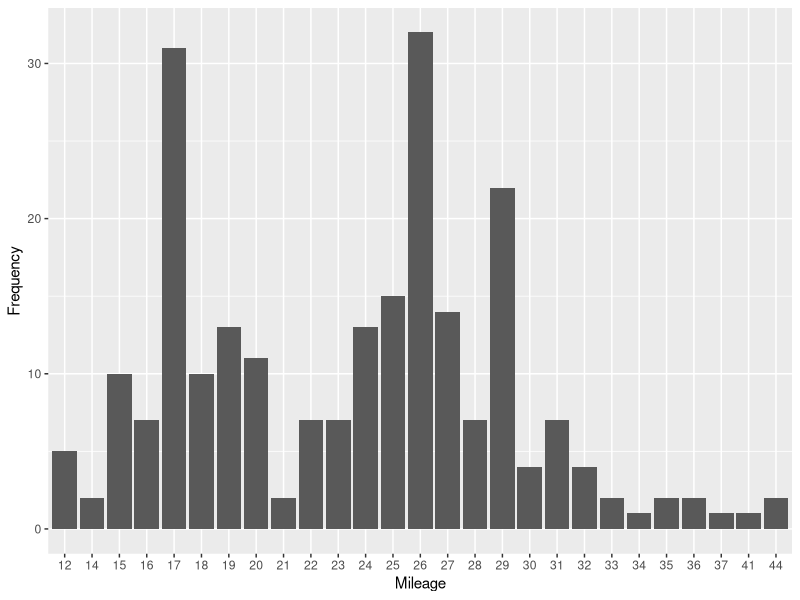
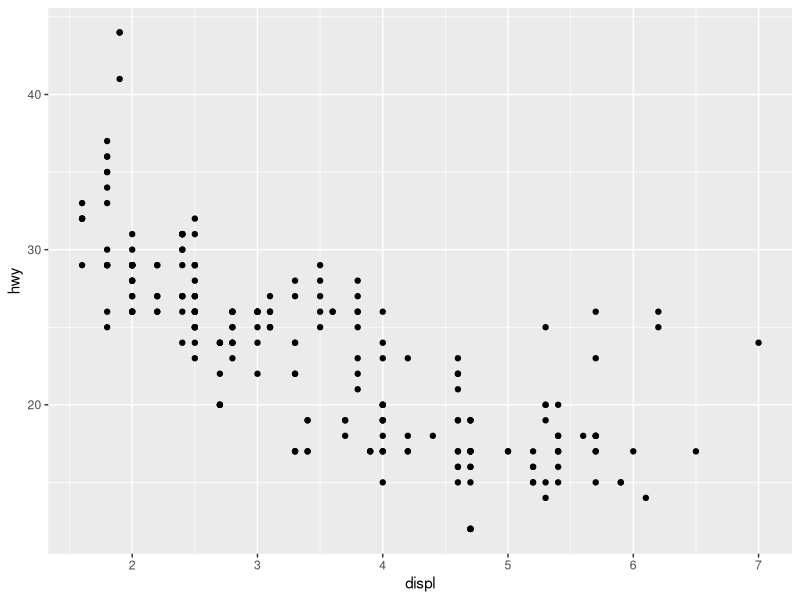
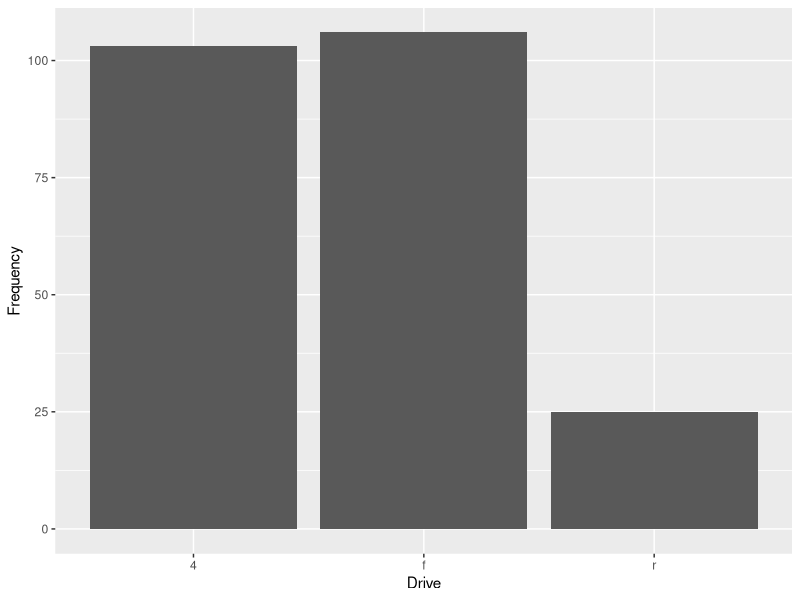
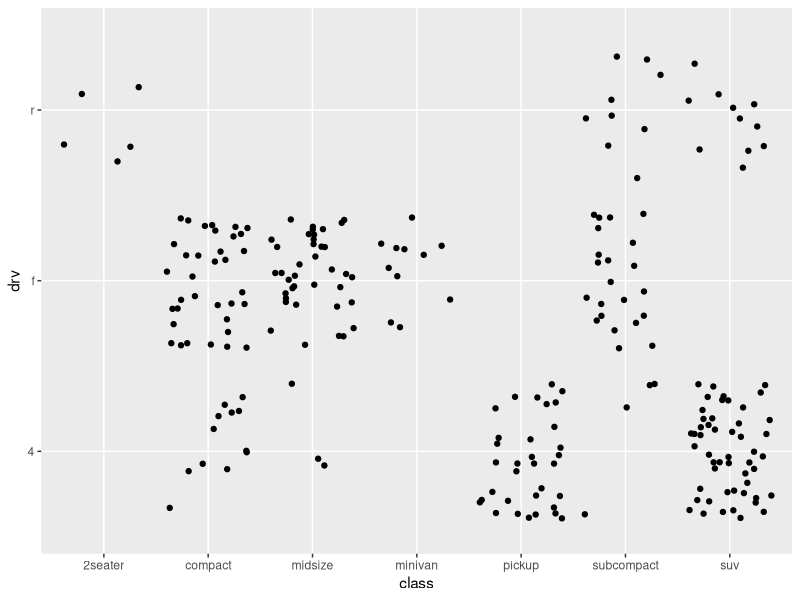
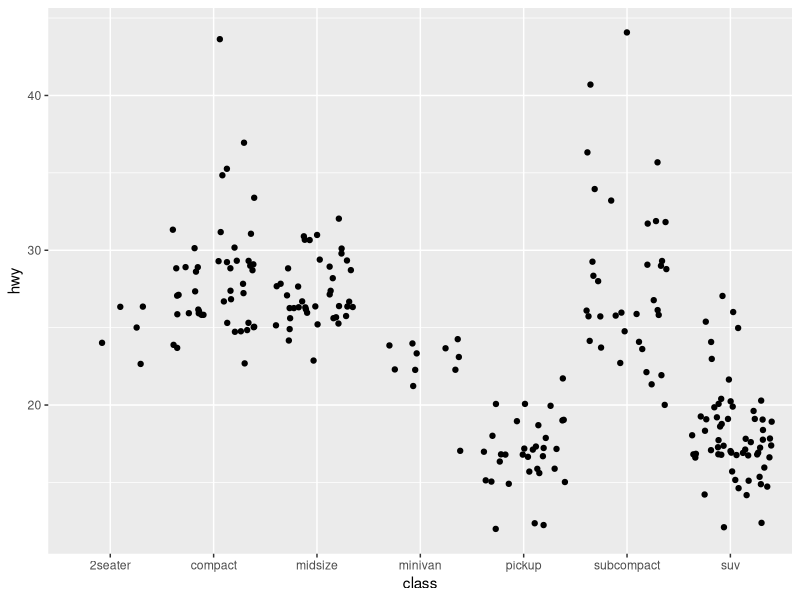

These charts were generated, in order, by the following R code:
require(ggplot2)
?mpg
head(mpg)
class(mpg)
str(mpg)

#a. A single quantitative variable. 
#frequency table of mileage.
t = table(mpg$hwy)
freq_t = as.data.frame(t)
colnames(freq_t) <- c("Mileage", "Frequency")
ggplot(data=freq_t, aes(x=Mileage, y=Frequency)) + geom_col()

#b. Relationship between any two quantitative variables
#Relationship between mileage and displacement.
ggplot(data=mpg, aes(x=displ, y=hwy))+geom_point()

#c. A single qualitative variable
#distribution of cars with respect to drive
t1 = table(mpg$drv)
freq_t1 = as.data.frame((t1))
colnames(freq_t1) <- c("Drive", "Frequency")
ggplot(data=freq_t1, aes(x=Drive, y=Frequency)) + geom_col()

#d. Relationship between any two qualitative variables
#Relationship between class and drive 
ggplot(data=mpg, aes(x=class, y=drv))+geom_jitter()

#e.     A quantitative variable and a qualitative variable . 
#Average mileage of each class of vehicle. 
ggplot(data=mpg, aes(x=class, y=hwy))+geom_jitter()
